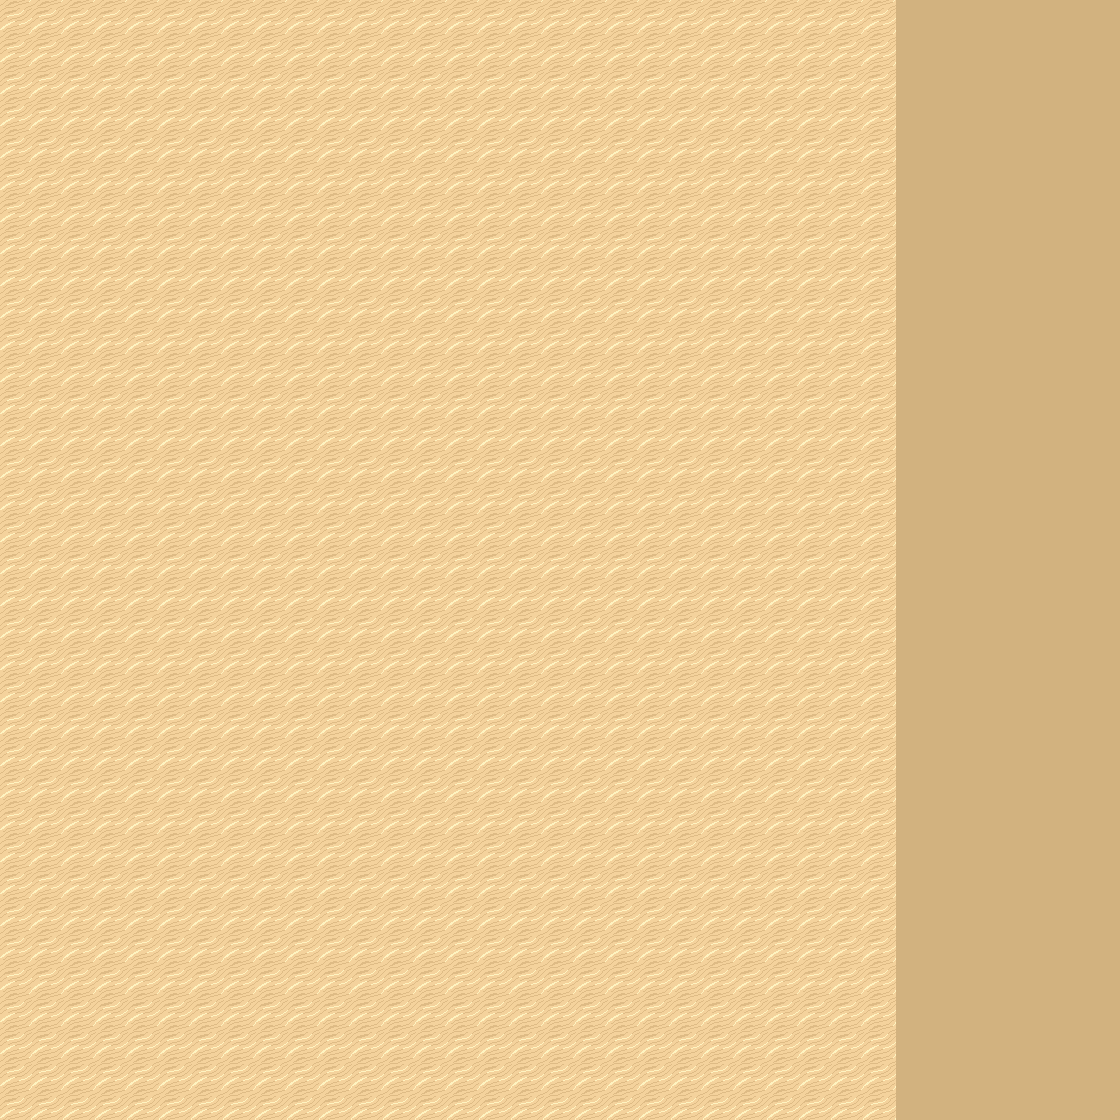

A 2D game scene composited from a Tiled map and its tileset images. What follows is a short description and the map's XML, with every tile layer's data as written:
An orthogonal 35x35 tile map with 32x32 px tiles, 1 tile layer (Calque de Tuiles 1).

<map version="1.9" tiledversion="1.9.2" orientation="orthogonal" renderorder="right-down" width="35" height="35" tilewidth="32" tileheight="32" infinite="0" nextlayerid="2" nextobjectid="1">
 <tileset firstgid="1" name="Desert Tileset" tilewidth="32" tileheight="32" tilecount="560" columns="35">
  <image source="Desert Tileset.png" width="1120" height="512" />
 </tileset>
 <layer id="1" name="Calque de Tuiles 1" width="35" height="35">
  <data encoding="csv">
37,37,37,37,37,37,37,37,37,37,37,37,37,37,37,37,37,37,37,37,37,37,37,37,37,37,37,37,317,317,317,317,317,317,317,
37,37,37,37,37,37,37,37,37,37,37,37,37,37,37,37,37,37,37,37,37,37,37,37,37,37,37,37,317,317,317,317,317,317,317,
37,37,37,37,37,37,37,37,37,37,37,37,37,37,37,37,37,37,37,37,37,37,37,37,37,37,37,37,317,317,317,317,317,317,317,
37,37,37,37,37,37,37,37,37,37,37,37,37,37,37,37,37,37,37,37,37,37,37,37,37,37,37,37,317,317,317,317,317,317,317,
37,37,37,37,37,37,37,37,37,37,37,37,37,37,37,37,37,37,37,37,37,37,37,37,37,37,37,37,317,317,317,317,317,317,317,
37,37,37,37,37,37,37,37,37,37,37,37,37,37,37,37,37,37,37,37,37,37,37,37,37,37,37,37,317,317,317,317,317,317,317,
37,37,37,37,37,37,37,37,37,37,37,37,37,37,37,37,37,37,37,37,37,37,37,37,37,37,37,37,317,317,317,317,317,317,317,
37,37,37,37,37,37,37,37,37,37,37,37,37,37,37,37,37,37,37,37,37,37,37,37,37,37,37,37,317,317,317,317,317,317,317,
37,37,37,37,37,37,37,37,37,37,37,37,37,37,37,37,37,37,37,37,37,37,37,37,37,37,37,37,317,317,317,317,317,317,317,
37,37,37,37,37,37,37,37,37,37,37,37,37,37,37,37,37,37,37,37,37,37,37,37,37,37,37,37,317,317,317,317,317,317,317,
37,37,37,37,37,37,37,37,37,37,37,37,37,37,37,37,37,37,37,37,37,37,37,37,37,37,37,37,317,317,317,317,317,317,317,
37,37,37,37,37,37,37,37,37,37,37,37,37,37,37,37,37,37,37,37,37,37,37,37,37,37,37,37,317,317,317,317,317,317,317,
37,37,37,37,37,37,37,37,37,37,37,37,37,37,37,37,37,37,37,37,37,37,37,37,37,37,37,37,317,317,317,317,317,317,317,
37,37,37,37,37,37,37,37,37,37,37,37,37,37,37,37,37,37,37,37,37,37,37,37,37,37,37,37,317,317,317,317,317,317,317,
37,37,37,37,37,37,37,37,37,37,37,37,37,37,37,37,37,37,37,37,37,37,37,37,37,37,37,37,317,317,317,317,317,317,317,
37,37,37,37,37,37,37,37,37,37,37,37,37,37,37,37,37,37,37,37,37,37,37,37,37,37,37,37,317,317,317,317,317,317,317,
37,37,37,37,37,37,37,37,37,37,37,37,37,37,37,37,37,37,37,37,37,37,37,37,37,37,37,37,317,317,317,317,317,317,317,
37,37,37,37,37,37,37,37,37,37,37,37,37,37,37,37,37,37,37,37,37,37,37,37,37,37,37,37,317,317,317,317,317,317,317,
37,37,37,37,37,37,37,37,37,37,37,37,37,37,37,37,37,37,37,37,37,37,37,37,37,37,37,37,317,317,317,317,317,317,317,
37,37,37,37,37,37,37,37,37,37,37,37,37,37,37,37,37,37,37,37,37,37,37,37,37,37,37,37,317,317,317,317,317,317,317,
37,37,37,37,37,37,37,37,37,37,37,37,37,37,37,37,37,37,37,37,37,37,37,37,37,37,37,37,317,317,317,317,317,317,317,
37,37,37,37,37,37,37,37,37,37,37,37,37,37,37,37,37,37,37,37,37,37,37,37,37,37,37,37,317,317,317,317,317,317,317,
37,37,37,37,37,37,37,37,37,37,37,37,37,37,37,37,37,37,37,37,37,37,37,37,37,37,37,37,317,317,317,317,317,317,317,
37,37,37,37,37,37,37,37,37,37,37,37,37,37,37,37,37,37,37,37,37,37,37,37,37,37,37,37,317,317,317,317,317,317,317,
37,37,37,37,37,37,37,37,37,37,37,37,37,37,37,37,37,37,37,37,37,37,37,37,37,37,37,37,317,317,317,317,317,317,317,
37,37,37,37,37,37,37,37,37,37,37,37,37,37,37,37,37,37,37,37,37,37,37,37,37,37,37,37,317,317,317,317,317,317,317,
37,37,37,37,37,37,37,37,37,37,37,37,37,37,37,37,37,37,37,37,37,37,37,37,37,37,37,37,317,317,317,317,317,317,317,
37,37,37,37,37,37,37,37,37,37,37,37,37,37,37,37,37,37,37,37,37,37,37,37,37,37,37,37,317,317,317,317,317,317,317,
37,37,37,37,37,37,37,37,37,37,37,37,37,37,37,37,37,37,37,37,37,37,37,37,37,37,37,37,317,317,317,317,317,317,317,
37,37,37,37,37,37,37,37,37,37,37,37,37,37,37,37,37,37,37,37,37,37,37,37,37,37,37,37,317,317,317,317,317,317,317,
37,37,37,37,37,37,37,37,37,37,37,37,37,37,37,37,37,37,37,37,37,37,37,37,37,37,37,37,317,317,317,317,317,317,317,
37,37,37,37,37,37,37,37,37,37,37,37,37,37,37,37,37,37,37,37,37,37,37,37,37,37,37,37,317,317,317,317,317,317,317,
37,37,37,37,37,37,37,37,37,37,37,37,37,37,37,37,37,37,37,37,37,37,37,37,37,37,37,37,317,317,317,317,317,317,317,
37,37,37,37,37,37,37,37,37,37,37,37,37,37,37,37,37,37,37,37,37,37,37,37,37,37,37,37,317,317,317,317,317,317,317,
37,37,37,37,37,37,37,37,37,37,37,37,37,37,37,37,37,37,37,37,37,37,37,37,37,37,37,37,317,317,317,317,317,317,317
</data>
 </layer>
</map>
